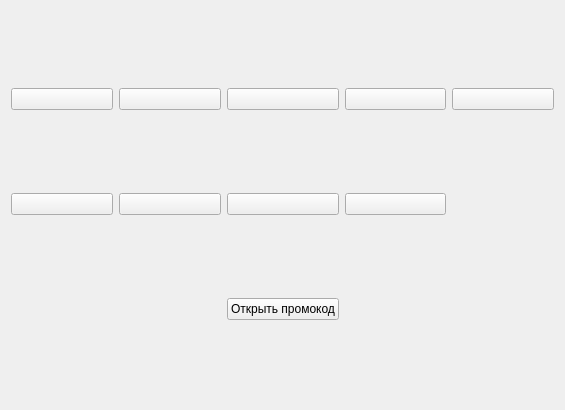
<?xml version="1.0" encoding="UTF-8"?>
<ui version="4.0">
 <class>GameBoard</class>
 <widget class="QWidget" name="GameBoard">
  <property name="geometry">
   <rect>
    <x>0</x>
    <y>0</y>
    <width>565</width>
    <height>410</height>
   </rect>
  </property>
  <property name="windowTitle">
   <string>ПРОМОКОДЫ</string>
  </property>
  <layout class="QGridLayout" name="gridLayout">
   <item row="0" column="0">
    <widget class="QPushButton" name="card1"/>
   </item>
   <item row="0" column="1">
    <widget class="QPushButton" name="card2"/>
   </item>
   <item row="0" column="2">
    <widget class="QPushButton" name="card3"/>
   </item>
   <item row="0" column="3">
    <widget class="QPushButton" name="card4"/>
   </item>
   <item row="0" column="4">
    <widget class="QPushButton" name="card5"/>
   </item>
   <item row="1" column="0">
    <widget class="QPushButton" name="card6"/>
   </item>
   <item row="1" column="1">
    <widget class="QPushButton" name="card7"/>
   </item>
   <item row="1" column="2">
    <widget class="QPushButton" name="card8"/>
   </item>
   <item row="1" column="3">
    <widget class="QPushButton" name="card9"/>
   </item>
   <item row="2" column="2">
    <widget class="QPushButton" name="revealButton">
     <property name="text">
      <string>Открыть промокод</string>
     </property>
    </widget>
   </item>
  </layout>
 </widget>
 <resources/>
 <connections/>
</ui>
